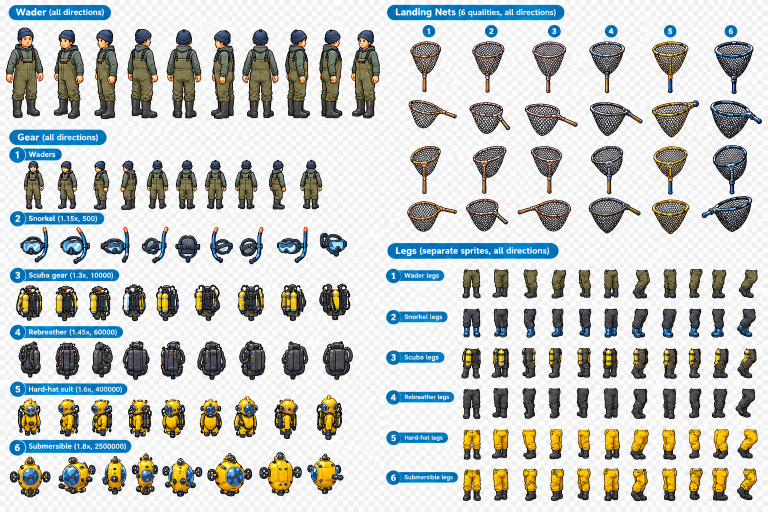
#> input picture art_source/equipment_sheet_2.png, 1536 x 1024 px, found by its file name (shown at 1/2 size)
$ python extract_wader.py art_source/equipment_sheet_2.png assets/sprites/wader
#> lines starting #> are read from the running program, lines starting #| are printed output that depends on the picture; after the words box and inside, x2 and y2 are one past the last pixel; in counts of white or black regions, pixels touching at a corner belong together
#> in main, sheet is the input picture: shape (1024, 1536, 3); mean R, G, B 197.8, 201.2, 198.9
### tools/extract_props.py
"""Cuts sprites (tanks, shops, people, gear, drones, decoration) out of the painted sheets.

The sheets have no transparency: their background is a light grey checkerboard. Background is
every light, colourless pixel connected to the sheet's border; it becomes transparent, and the
edge is pulled in by a pixel so no light fringe remains. Each sprite is found by a point on it
and saved trimmed to its own PNG. Pictures with light parts at their edge (the location scenes)
are cut as plain rectangles instead.

Needs Pillow, NumPy and SciPy. Usage, per sheet (SHEETS says what each one holds):
  python tools/extract_props.py art_source/coastal_sprite_sheet.png assets/sprites/props
  python tools/extract_props.py art_source/gear_sprite_sheet.png assets/sprites/props
  python tools/extract_props.py <sheet> out_dir --debug
    (writes debug.png with a box around every found sprite, to pick the points)
"""
import sys
from pathlib import Path

import numpy as np
from PIL import Image, ImageDraw
from scipy import ndimage

LIGHT = 226
GREY_SPREAD = 16

# Per sheet file: "width" (columns to look at), "sprites" (name: a point on the sprite) and
# "pictures" (name: left, top, right, bottom of a rectangle).
SHEETS = {
    "coastal_sprite_sheet.png": {
        # The painted background strip on the right of the sheet is not a sprite.
        "width": 1180,
        "sprites": {
            "customer_1_front": (252, 100), "customer_1_back": (313, 100),
            "customer_2_front": (393, 100), "customer_2_back": (462, 100),
            "customer_3_front": (540, 100), "customer_3_back": (606, 100),
            "customer_4_front": (757, 100), "customer_4_back": (822, 100),
            "customer_5_front": (910, 100), "customer_5_back": (982, 100),
            "customer_6_front": (1063, 100), "customer_6_back": (1126, 100),
            "tank_1": (63, 330), "tank_2": (167, 318), "tank_3": (283, 310), "tank_4": (408, 305),
            "tank_5": (542, 300), "tank_6": (683, 285), "tank_7": (1037, 260),
            "shop_1": (64, 530), "shop_2": (190, 525), "shop_3": (332, 515), "shop_4": (527, 515),
            "shop_5": (760, 515), "shop_6": (1025, 495),
            "cashier_1": (58, 720), "cashier_2": (213, 720), "cashier_3": (375, 720),
            "palm": (575, 870), "parasol": (690, 890), "signpost": (793, 895),
            "bush": (905, 900), "seagull": (1026, 920), "buoy": (1100, 900),
        },
        "pictures": {},
    },
    "gear_sprite_sheet.png": {
        "width": 1536,
        "sprites": {
            "net_1": (371, 146), "net_2": (449, 151), "net_3": (530, 149), "net_4": (615, 147),
            "net_5": (705, 143), "net_6": (793, 135),
            "gear_1": (916, 129), "gear_2": (1017, 119), "gear_3": (1130, 120), "gear_4": (1241, 120),
            "gear_5": (1351, 122), "gear_6": (1466, 119),
            "drone_1": (57, 420), "drone_2": (169, 419), "drone_3": (292, 415), "drone_4": (414, 407),
            "drone_5": (552, 401), "drone_6": (710, 384),
            "buyer_1_front": (852, 416), "buyer_1_back": (931, 417),
            "buyer_2_front": (1041, 416), "buyer_2_back": (1128, 417),
            "buyer_3_front": (1220, 416), "buyer_3_back": (1294, 416),
            "buyer_4_front": (1388, 416), "buyer_4_back": (1479, 417),
        },
        "pictures": {
            "location_north_sea": (40, 630, 316, 945), "location_coral_reef": (366, 630, 610, 945),
            "location_australia": (660, 630, 898, 945), "location_japan": (950, 630, 1200, 945),
            "location_south_africa": (1254, 630, 1504, 945),
        },
    },
}


# [22 lines left out: function main, not called in this run]


def _foreground(sheet: np.ndarray) -> np.ndarray:
    """Alpha: 0 for the background connected to the border, 255 elsewhere, edge pulled in."""
    rgb = sheet.astype(int)
    light = (rgb.min(axis=2) >= LIGHT) & (rgb.max(axis=2) - rgb.min(axis=2) <= GREY_SPREAD)
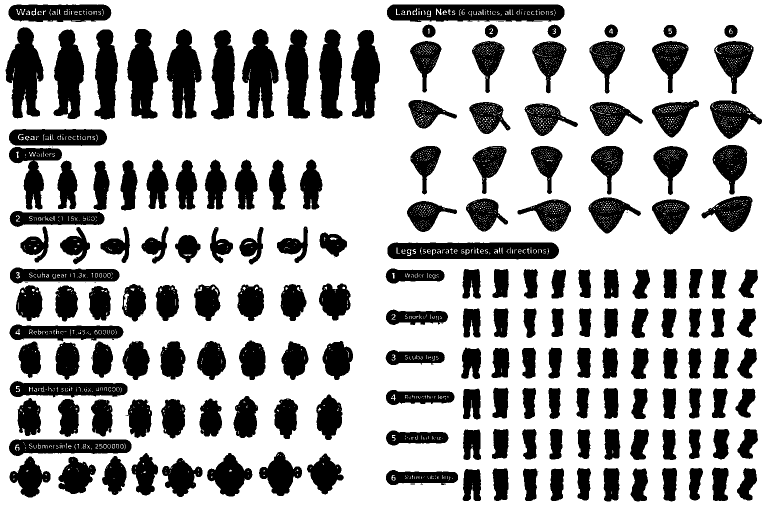
#> light: shape (1024, 1536) bool (shown at 1/2 size); 69.6% white; 211 black regions (34 under 20 px), largest, box (x1, y1, x2, y2) and area: (774, 9, 1129, 44) 10552, (775, 485, 1118, 519) 10053, (11, 54, 87, 237) 8692
    regions, _ = ndimage.label(light)
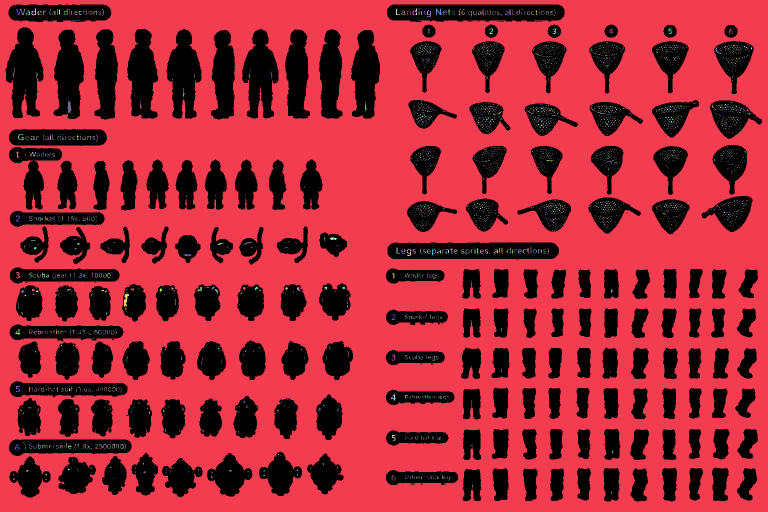
#> regions: shape (1024, 1536) int32 (shown at 1/2 size); 4117 distinct labels, from 0 to 4116; one colour per label, 0 black
    border = np.unique(np.concatenate([regions[0], regions[-1], regions[:, 0], regions[:, -1]]))
#> border = [1]
    background = np.isin(regions, border[border > 0])
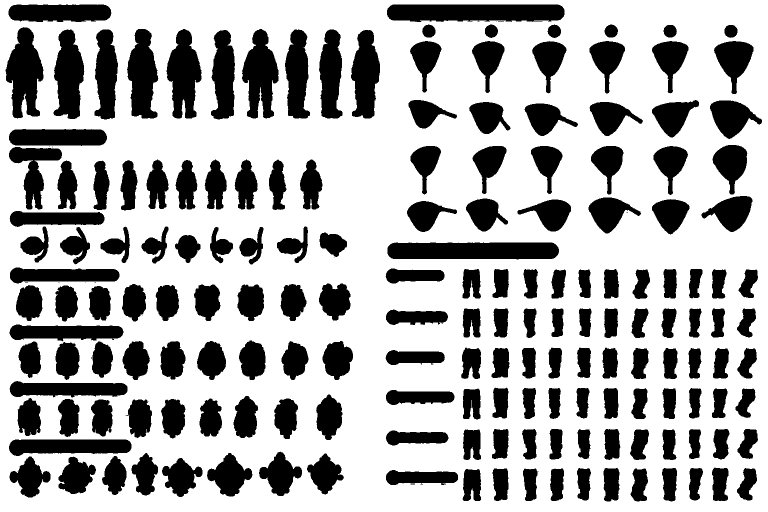
#> background: shape (1024, 1536) bool (shown at 1/2 size); 68.8% white; 204 black regions (29 under 20 px), largest, box (x1, y1, x2, y2) and area: (774, 9, 1129, 44) 11425, (775, 485, 1118, 519) 10965, (11, 54, 87, 237) 8737
    # Light specks of background between sprite parts that do not touch the border.
    sizes = ndimage.sum(light, regions, index=np.arange(regions.max() + 1))
#> sizes = 4117 values, max 1082045 at index 1, min 0 at index 0, mean 266
    background |= light & (sizes[regions] > 400)
    keep = ndimage.binary_erosion(~background, iterations=1)
#> keep: shape (1024, 1536) bool; 28.6% white; 178 white regions (3 under 20 px), largest, box (x1, y1, x2, y2) and area: (775, 10, 1128, 43) 10624, (776, 486, 1117, 518) 10254, (12, 55, 86, 236) 8186
    soft = ndimage.gaussian_filter(keep.astype(float), 0.6)
    return (np.clip(soft * 1.4 - 0.2, 0, 1) * 255).astype(np.uint8)


def _label_near(labels: np.ndarray, x: int, y: int) -> int:
    """The biggest labelled region within a few pixels of the point."""
    window = labels[y - 14:y + 14, x - 14:x + 14]
    values, counts = np.unique(window[window > 0], return_counts=True)
    assert len(values), f"nothing near {x},{y}"
    return int(values[np.argmax(counts)])


def _trim(img: np.ndarray) -> np.ndarray:
    ys, xs = np.nonzero(img[..., 3] > 0)
    return img[ys.min():ys.max() + 1, xs.min():xs.max() + 1]


# [9 lines left out: function _debug, not called in this run]


# [2 lines that do not run on import are left out]

### tools/extract_wader.py
"""Cuts the landing nets and the baskets out of the equipment sheets into assets/sprites/wader.

The wader himself, in the outfit of each gear level, comes from tools/extract_diver.py. Every
sprite is cut like the props (tools/extract_props.py: the checkerboard background is removed by
flood fill).

Needs Pillow, NumPy and SciPy. Usage:
  python tools/extract_wader.py art_source/equipment_sheet_2.png assets/sprites/wader
  python tools/extract_wader.py art_source/equipment_sprite_sheet.png assets/sprites/wader
"""
import sys
from pathlib import Path

import numpy as np
from PIL import Image
from scipy import ndimage

sys.path.insert(0, str(Path(__file__).parent))
from extract_props import _foreground, _label_near, _trim  # noqa: E402

# Per sheet, name: a point on the sprite.
SHEETS = {
    "equipment_sheet_2.png": {
        # The landing nets seen from above, hoop on the left, handle to the right.
        "net_1": (860, 235), "net_2": (980, 235), "net_3": (1100, 235), "net_4": (1230, 235),
        "net_5": (1345, 235), "net_6": (1465, 235),
    },
    "equipment_sprite_sheet.png": {
        "basket_1": (872, 601), "basket_2": (958, 598), "basket_3": (1054, 591), "basket_4": (1164, 593),
        "basket_5": (1293, 586), "basket_6": (1439, 572),
    },
}
NET_PAD = 6


def main() -> None:
    sprites = SHEETS[Path(sys.argv[1]).name]
    sheet = np.array(Image.open(sys.argv[1]).convert("RGB"))
    out = Path(sys.argv[2])
    out.mkdir(parents=True, exist_ok=True)
    alpha = _foreground(sheet)
    labels, _ = ndimage.label(ndimage.binary_dilation(alpha > 0, iterations=1))
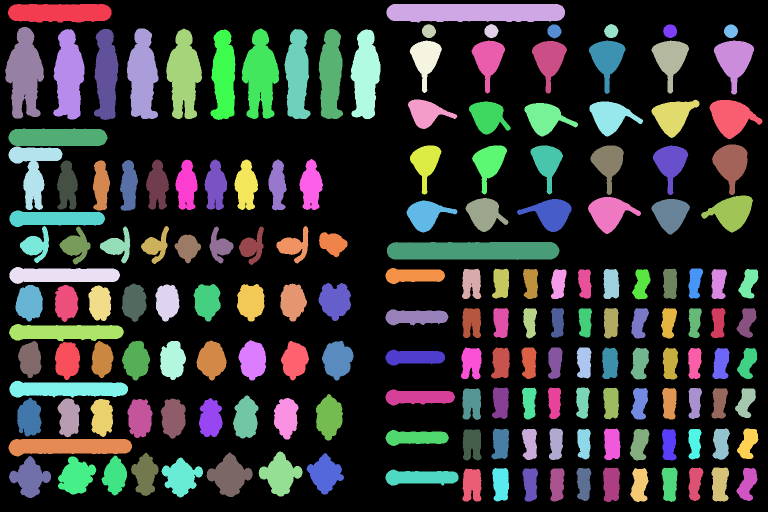
#> labels: shape (1024, 1536) int32 (shown at 1/2 size); 176 distinct labels, from 0 to 175; one colour per label, 0 black
    rgba = np.dstack([sheet, alpha])
    for name, (x, y) in sprites.items():
        label = _label_near(labels, x, y)
        sl = ndimage.find_objects((labels == label).astype(int))[0]
        sprite = rgba[sl].copy()
        sprite[..., 3][labels[sl] != label] = 0
        sprite = _trim(sprite)
        if name.startswith("net"):
            # A transparent border, so the stretched handle does not smear the edge pixels.
            sprite = np.pad(sprite, ((NET_PAD, NET_PAD), (NET_PAD, NET_PAD), (0, 0)))
        Image.fromarray(sprite).save(out / f"{name}.png")
        print(f"{name}: {sprite.shape[1]}x{sprite.shape[0]}")
#> this loop made 6 passes
#> (values in _label_near, counts in _label_near, label) on passes 1 to 6: ([25], [706], 25), ([28], [784], 28), ([30], [782], 30), ([29], [779], 29), ([26], [784], 26), ([27], [784], 27)
#> pass 1, in _label_near, `window = labels[y - 14:y + 14, x - 14:x + 14]`:
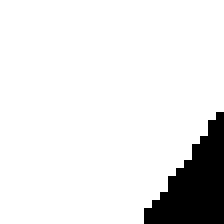
#> window: shape (28, 28) int32 (shown 8 times larger); values 0 (black) and 25 (white), 90.1% white; 1 black region, box (x1, y1, x2, y2) and area: (18, 14, 28, 28) 78
#> pass 1, in main, `sprite = np.pad(sprite, ((NET_PAD, NET_PAD), (NET_PAD, NET_PAD), (0, 0..`:
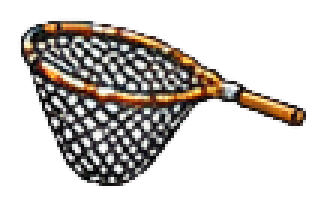
#> sprite: shape (69, 109, 4) (shown 3 times larger); mean R, G, B, A 131.4, 127.2, 123.7, 87.6; transparent parts drawn white
#> after the loop:
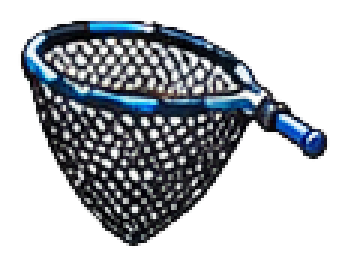
#> sprite: shape (89, 116, 4) (shown 3 times larger); mean R, G, B, A 117, 120.5, 125, 107.4; transparent parts drawn white


if __name__ == "__main__":
    main()
